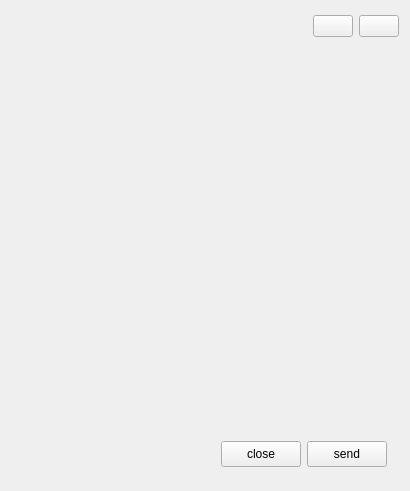
<?xml version="1.0" encoding="UTF-8"?>
<ui version="4.0">
 <class>PrivateChatWidget</class>
 <widget class="QWidget" name="PrivateChatWidget">
  <property name="geometry">
   <rect>
    <x>0</x>
    <y>0</y>
    <width>410</width>
    <height>491</height>
   </rect>
  </property>
  <property name="windowTitle">
   <string>PrivateChatWidget</string>
  </property>
  <layout class="QVBoxLayout" name="verticalLayout_2">
   <item>
    <widget class="QWidget" name="private_wnd_widget" native="true">
     <layout class="QVBoxLayout" name="verticalLayout_3">
      <property name="spacing">
       <number>0</number>
      </property>
      <property name="leftMargin">
       <number>0</number>
      </property>
      <property name="topMargin">
       <number>0</number>
      </property>
      <property name="rightMargin">
       <number>0</number>
      </property>
      <property name="bottomMargin">
       <number>0</number>
      </property>
      <item>
       <widget class="QWidget" name="privateChat_title" native="true">
        <property name="maximumSize">
         <size>
          <width>16777215</width>
          <height>30</height>
         </size>
        </property>
        <layout class="QHBoxLayout" name="horizontalLayout">
         <property name="leftMargin">
          <number>12</number>
         </property>
         <property name="topMargin">
          <number>0</number>
         </property>
         <property name="rightMargin">
          <number>0</number>
         </property>
         <property name="bottomMargin">
          <number>0</number>
         </property>
         <item>
          <widget class="QLabel" name="privateChat_title_label">
           <property name="text">
            <string/>
           </property>
          </widget>
         </item>
         <item>
          <spacer name="horizontalSpacer_3">
           <property name="orientation">
            <enum>Qt::Horizontal</enum>
           </property>
           <property name="sizeHint" stdset="0">
            <size>
             <width>40</width>
             <height>20</height>
            </size>
           </property>
          </spacer>
         </item>
         <item>
          <widget class="QPushButton" name="pushButton_minSize">
           <property name="text">
            <string/>
           </property>
          </widget>
         </item>
         <item>
          <widget class="QPushButton" name="pushButton_close">
           <property name="text">
            <string/>
           </property>
          </widget>
         </item>
        </layout>
       </widget>
      </item>
      <item>
       <layout class="QVBoxLayout" name="verticalLayout">
        <property name="spacing">
         <number>0</number>
        </property>
        <property name="leftMargin">
         <number>12</number>
        </property>
        <property name="topMargin">
         <number>0</number>
        </property>
        <property name="rightMargin">
         <number>12</number>
        </property>
        <property name="bottomMargin">
         <number>0</number>
        </property>
        <item>
         <spacer name="verticalSpacer_4">
          <property name="orientation">
           <enum>Qt::Vertical</enum>
          </property>
          <property name="sizeType">
           <enum>QSizePolicy::Fixed</enum>
          </property>
          <property name="sizeHint" stdset="0">
           <size>
            <width>20</width>
            <height>13</height>
           </size>
          </property>
         </spacer>
        </item>
        <item>
         <widget class="ChatWidget" name="private_innerChatWidget" native="true">
          <property name="minimumSize">
           <size>
            <width>0</width>
            <height>300</height>
           </size>
          </property>
         </widget>
        </item>
        <item>
         <layout class="QHBoxLayout" name="horizontalLayout_2">
          <property name="topMargin">
           <number>13</number>
          </property>
          <property name="bottomMargin">
           <number>13</number>
          </property>
          <item>
           <spacer name="horizontalSpacer">
            <property name="orientation">
             <enum>Qt::Horizontal</enum>
            </property>
            <property name="sizeHint" stdset="0">
             <size>
              <width>40</width>
              <height>20</height>
             </size>
            </property>
           </spacer>
          </item>
          <item>
           <widget class="QPushButton" name="privateChat_cancel_pushBtn">
            <property name="minimumSize">
             <size>
              <width>0</width>
              <height>26</height>
             </size>
            </property>
            <property name="maximumSize">
             <size>
              <width>16777215</width>
              <height>26</height>
             </size>
            </property>
            <property name="text">
             <string>close</string>
            </property>
           </widget>
          </item>
          <item>
           <widget class="QPushButton" name="privateChat_send_pushBtn">
            <property name="minimumSize">
             <size>
              <width>0</width>
              <height>26</height>
             </size>
            </property>
            <property name="maximumSize">
             <size>
              <width>16777215</width>
              <height>26</height>
             </size>
            </property>
            <property name="text">
             <string>send</string>
            </property>
           </widget>
          </item>
         </layout>
        </item>
       </layout>
      </item>
     </layout>
    </widget>
   </item>
  </layout>
 </widget>
 <layoutdefault spacing="6" margin="11"/>
 <customwidgets>
  <customwidget>
   <class>ChatWidget</class>
   <extends>QWidget</extends>
   <header>chatwidget.h</header>
   <container>1</container>
  </customwidget>
 </customwidgets>
 <resources/>
 <connections/>
</ui>
